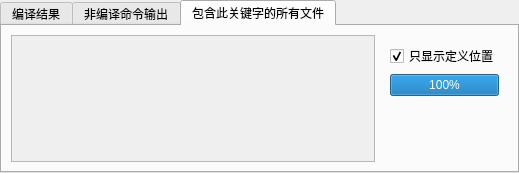
<?xml version="1.0" encoding="UTF-8"?>
<ui version="4.0">
 <class>BottomOutputWidget</class>
 <widget class="QWidget" name="BottomOutputWidget">
  <property name="geometry">
   <rect>
    <x>0</x>
    <y>0</y>
    <width>519</width>
    <height>173</height>
   </rect>
  </property>
  <property name="windowTitle">
   <string>Form</string>
  </property>
  <layout class="QVBoxLayout" name="verticalLayout">
   <property name="margin">
    <number>0</number>
   </property>
   <item>
    <widget class="QTabWidget" name="tabWidget">
     <property name="currentIndex">
      <number>2</number>
     </property>
     <widget class="QWidget" name="tab_4">
      <attribute name="title">
       <string>编译结果</string>
      </attribute>
      <layout class="QVBoxLayout" name="verticalLayout_14">
       <item>
        <widget class="QTableWidget" name="tableWidget">
         <property name="font">
          <font>
           <family>Courier New</family>
           <pointsize>9</pointsize>
          </font>
         </property>
         <property name="editTriggers">
          <set>QAbstractItemView::NoEditTriggers</set>
         </property>
         <property name="showGrid">
          <bool>false</bool>
         </property>
         <property name="gridStyle">
          <enum>Qt::SolidLine</enum>
         </property>
         <attribute name="horizontalHeaderStretchLastSection">
          <bool>true</bool>
         </attribute>
         <attribute name="verticalHeaderVisible">
          <bool>false</bool>
         </attribute>
         <attribute name="verticalHeaderDefaultSectionSize">
          <number>15</number>
         </attribute>
         <attribute name="verticalHeaderMinimumSectionSize">
          <number>15</number>
         </attribute>
         <column>
          <property name="text">
           <string>文件</string>
          </property>
         </column>
         <column>
          <property name="text">
           <string>行</string>
          </property>
         </column>
         <column>
          <property name="text">
           <string>信息</string>
          </property>
         </column>
        </widget>
       </item>
      </layout>
     </widget>
     <widget class="QWidget" name="tab">
      <attribute name="title">
       <string>非编译命令输出</string>
      </attribute>
      <layout class="QHBoxLayout" name="horizontalLayout">
       <item>
        <widget class="QPlainTextEdit" name="plainTextEdit">
         <property name="readOnly">
          <bool>true</bool>
         </property>
        </widget>
       </item>
       <item>
        <layout class="QVBoxLayout" name="verticalLayout_2">
         <item>
          <widget class="QPushButton" name="pushButton">
           <property name="text">
            <string>清空</string>
           </property>
          </widget>
         </item>
         <item>
          <spacer name="verticalSpacer">
           <property name="orientation">
            <enum>Qt::Vertical</enum>
           </property>
           <property name="sizeHint" stdset="0">
            <size>
             <width>20</width>
             <height>40</height>
            </size>
           </property>
          </spacer>
         </item>
        </layout>
       </item>
      </layout>
     </widget>
     <widget class="QWidget" name="tab_5">
      <attribute name="title">
       <string>包含此关键字的所有文件</string>
      </attribute>
      <layout class="QHBoxLayout" name="horizontalLayout_4">
       <item>
        <widget class="QScrollArea" name="scrollArea">
         <property name="verticalScrollBarPolicy">
          <enum>Qt::ScrollBarAsNeeded</enum>
         </property>
         <property name="widgetResizable">
          <bool>true</bool>
         </property>
         <widget class="QWidget" name="scrollAreaWidgetContents">
          <property name="geometry">
           <rect>
            <x>0</x>
            <y>0</y>
            <width>352</width>
            <height>120</height>
           </rect>
          </property>
          <layout class="QVBoxLayout" name="verticalLayout_4">
           <item>
            <widget class="QLabel" name="label">
             <property name="font">
              <font>
               <family>Courier New</family>
               <stylestrategy>NoAntialias</stylestrategy>
              </font>
             </property>
             <property name="text">
              <string/>
             </property>
            </widget>
           </item>
           <item>
            <spacer name="verticalSpacer_5">
             <property name="orientation">
              <enum>Qt::Vertical</enum>
             </property>
             <property name="sizeHint" stdset="0">
              <size>
               <width>20</width>
               <height>40</height>
              </size>
             </property>
            </spacer>
           </item>
          </layout>
         </widget>
        </widget>
       </item>
       <item>
        <widget class="QWidget" name="widget" native="true">
         <property name="sizePolicy">
          <sizepolicy hsizetype="Maximum" vsizetype="Preferred">
           <horstretch>0</horstretch>
           <verstretch>0</verstretch>
          </sizepolicy>
         </property>
         <property name="maximumSize">
          <size>
           <width>200</width>
           <height>16777215</height>
          </size>
         </property>
         <layout class="QVBoxLayout" name="verticalLayout_3">
          <item>
           <widget class="QCheckBox" name="checkBoxDef">
            <property name="sizePolicy">
             <sizepolicy hsizetype="Maximum" vsizetype="Fixed">
              <horstretch>0</horstretch>
              <verstretch>0</verstretch>
             </sizepolicy>
            </property>
            <property name="maximumSize">
             <size>
              <width>200</width>
              <height>16777215</height>
             </size>
            </property>
            <property name="font">
             <font>
              <strikeout>false</strikeout>
             </font>
            </property>
            <property name="text">
             <string>只显示定义位置</string>
            </property>
            <property name="checked">
             <bool>true</bool>
            </property>
           </widget>
          </item>
          <item>
           <widget class="QProgressBar" name="progressBar">
            <property name="maximumSize">
             <size>
              <width>150</width>
              <height>16777215</height>
             </size>
            </property>
            <property name="value">
             <number>100</number>
            </property>
           </widget>
          </item>
          <item>
           <spacer name="horizontalSpacer">
            <property name="orientation">
             <enum>Qt::Vertical</enum>
            </property>
            <property name="sizeType">
             <enum>QSizePolicy::Expanding</enum>
            </property>
            <property name="sizeHint" stdset="0">
             <size>
              <width>20</width>
              <height>59</height>
             </size>
            </property>
           </spacer>
          </item>
         </layout>
        </widget>
       </item>
      </layout>
     </widget>
    </widget>
   </item>
  </layout>
 </widget>
 <resources/>
 <connections>
  <connection>
   <sender>pushButton</sender>
   <signal>clicked()</signal>
   <receiver>plainTextEdit</receiver>
   <slot>clear()</slot>
   <hints>
    <hint type="sourcelabel">
     <x>473</x>
     <y>45</y>
    </hint>
    <hint type="destinationlabel">
     <x>411</x>
     <y>51</y>
    </hint>
   </hints>
  </connection>
 </connections>
</ui>
